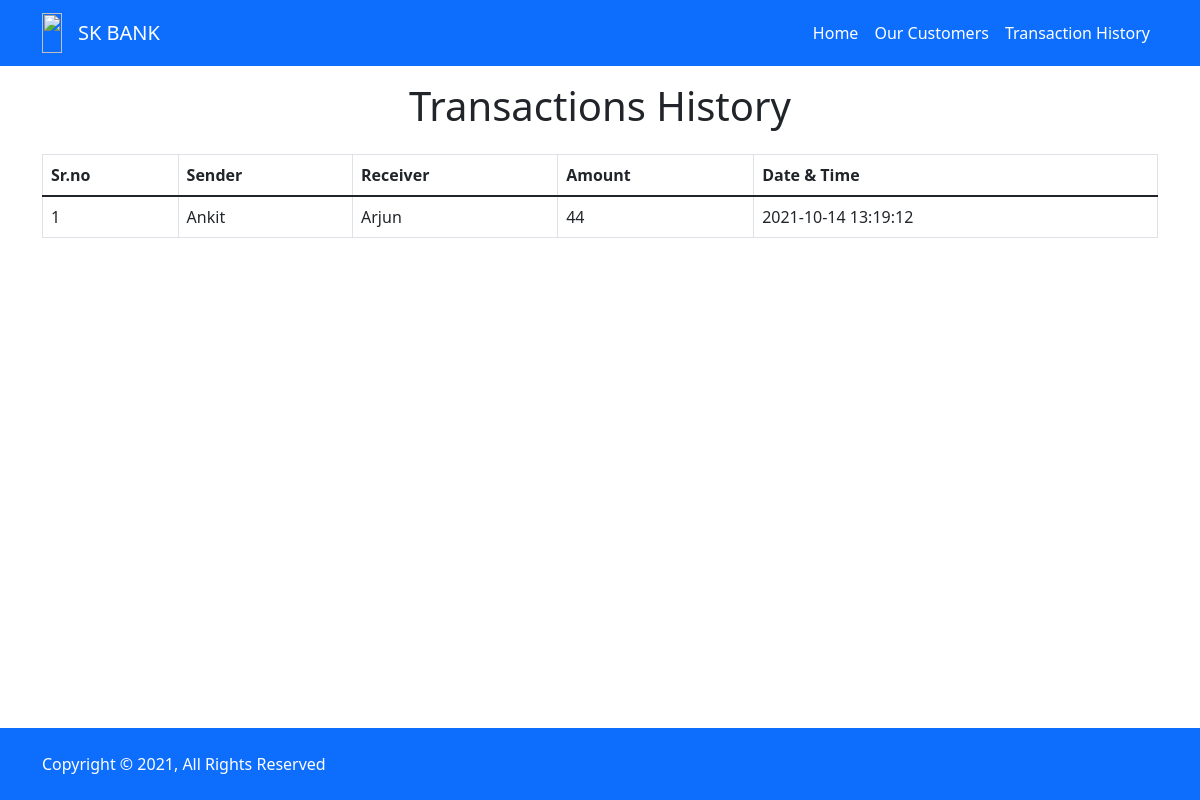
Screenshot of /transactions.php with the database file from the repository.
### tables this page shows
CREATE TABLE `transactions` (
  `id` int(255) NOT NULL,
  `sender` varchar(255) NOT NULL,
  `receiver` varchar(255) NOT NULL,
  `balance` int(255) NOT NULL,
  `datetime` datetime NOT NULL DEFAULT current_timestamp()
);

### transactions.php (the view, shortened to what this page needs)
<!DOCTYPE html>
<html lang="en">
<head>
  <link rel="stylesheet" href="./style.css" />
  <link href="https://cdn.jsdelivr.net/npm/bootstrap@5.1.3/dist/css/bootstrap.min.css" rel="stylesheet" />
</head>
<body style="display: flex; flex-direction:column; height:100vh;">
  <?php include "./includes/nav.php"  ?>
  <section class="customer-data">
    <div class="container">
      <h1 class="mt-3 text-center">Transactions History</h1>
      <table class="table mt-4 mb-3 table-responsive table-bordered table-hover">
        <thead>
          <tr>
            <th scope="col">Sr.no</th>
            <th scope="col">Sender</th>
            <th scope="col">Receiver</th>
            <th scope="col">Amount</th>
            <th scope="col">Date & Time</th>
          </tr>
        </thead>
        <tbody>
          <?php
          include "./includes/config.php";
          $sql = "SELECT * FROM `transactions`";
          $query = mysqli_query($conn, $sql);
          while ($results = mysqli_fetch_assoc($query)) {
          ?>
            <tr>
              <td><?php echo $results['id']   ?></td>
              <td><?php echo $results['sender']   ?></td>
              <td><?php echo $results['receiver']   ?></td>
              <td><?php echo $results['balance'] ?></td>
              <td><?php echo $results['datetime'] ?></td>
            </tr>
          <?php
          }
          ?>
        </tbody>
      </table>
    </div>
  </section>
  <?php include "./includes/footer.php"    ?>
</body>
</html>

### style.css (style rules this page uses)
* { padding: 0; margin: 0; box-sizing: border-box; }
body { font-family: 'Poppins', sans-serif; }

### rows the page displays
transactions: id "1", sender "Ankit", receiver "Arjun", balance "44", datetime "2021-10-14 13:19:12"
